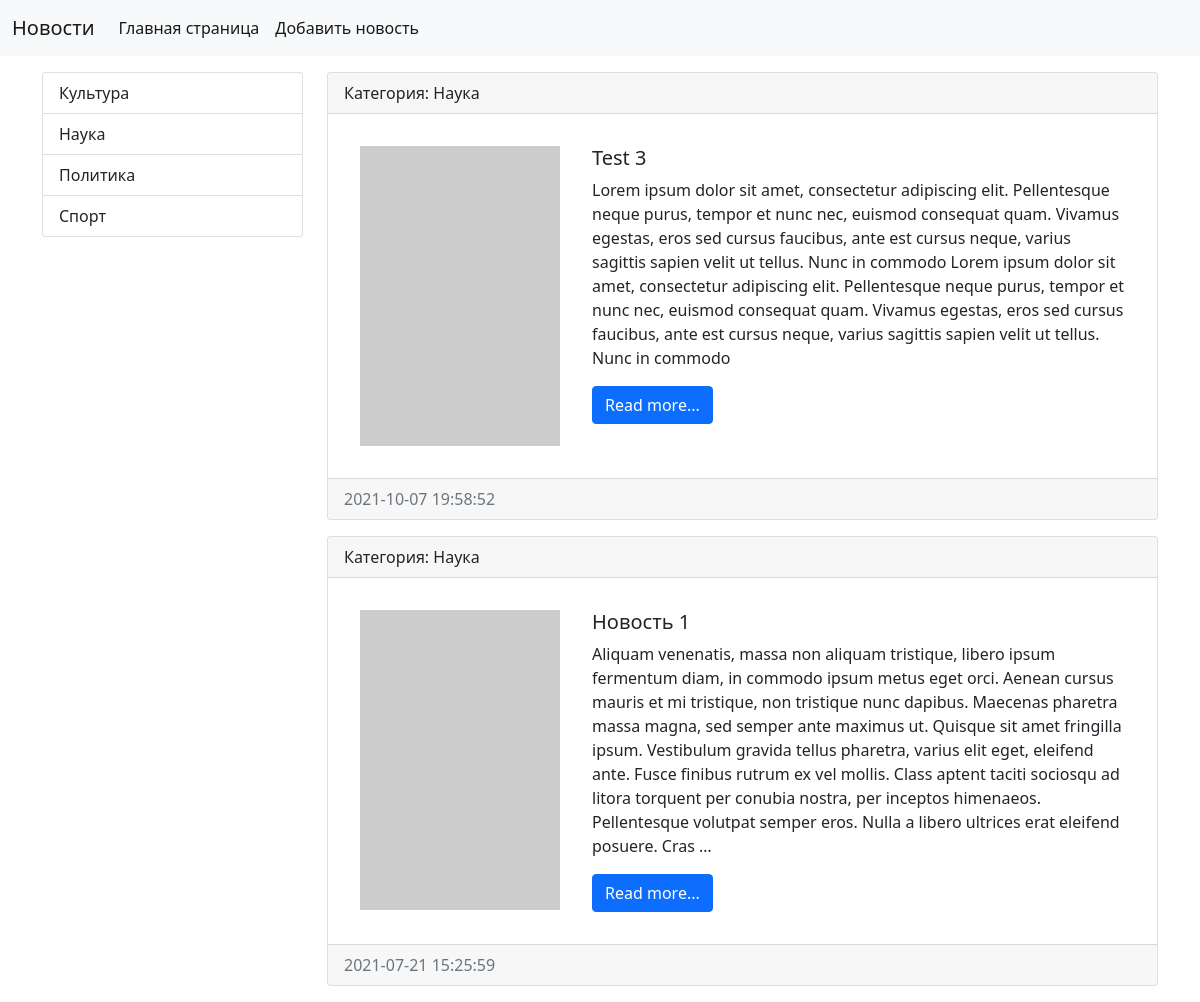
The app's page /category/4/ with its own data.
### news/models.py (models this page shows, shortened)
class Category(models.Model):
    slug = models.SlugField(blank=True, null=True)
    title = models.CharField(max_length=150, db_index=True, verbose_name='Наименование категории')
    def get_absolute_url(self):
        return reverse(viewname='category', kwargs={'category_id': self.pk})
    def __str__(self):
        return self.title
    class Meta:
        verbose_name = 'Категория'                   # название в админке
        verbose_name_plural = 'Категории'            # можественное название в админке
        ordering = ['title']

class News(models.Model):
    title = models.CharField(max_length=60, verbose_name='Наименование')
    content = models.TextField(blank=True, verbose_name='Контент')
    created_at = models.DateTimeField(auto_now_add=True, verbose_name='Дата создания')
    updated = models.DateTimeField(auto_now=True, verbose_name='Дата изменения')
    photo = models.ImageField(upload_to='photos/%Y/%m/%d/', blank=True, verbose_name='Фото')
    is_published = models.BooleanField(default=False, verbose_name='Опубликовано')
    category = models.ForeignKey('Category', on_delete=models.PROTECT, verbose_name='Категория')
    def get_absolute_url(self):
        return reverse('view_news', kwargs={'news_id': self.pk})
    class Meta:
        verbose_name = 'Новость'                     # название в админке
        verbose_name_plural = 'Новости'              # можественное название в админке
        ordering = ['-created_at', 'title']          # сортировка порядка новостей в админке, "-" обратный порядок

### news/views.py (the view)
# urls.py: path('category/<int:category_id>/', get_category, name='category'),
def get_category(request, category_id):
    news = News.objects.filter(category=category_id)
    category = Category.objects.get(id=category_id)
    return render(request, 'news/category.html', {'news': news, 'category': category})

### news/templatetags/news_tags.py (called while the page is built)
@register.inclusion_tag(filename='news/list_categories.html')
def show_categories():
    categories = Category.objects.all()
    return {'categories': categories}

### news/templates/news/category.html (shortened to what this page needs)
{% extends 'base.html' %}
{% block sidebar %}
    {% include 'inc/_sidebar.html' %}
{% endblock %}
{% block content %}
    {% for item in news %}
        <div class="card mb-3">
            <div class="card-header">
                Категория: {{ item.category }}
            </div>
            <div class="card-body">
                <div class="media d-flex flex-row justify-content-between">
                    <div class="photo-body m-3">
                        {% if item.photo %}
                            <img src="{{ item.photo.url }}" width="200" height="300" alt="">
                        {% else %}
                            <img src="https://picsum.photos/seed/picsum/200/300" alt="">
                        {% endif %}
                    </div>
                    <div class="media-body m-3">
                        <h5 class="card-title">{{ item.title }}</h5>
                        <p class="card-text"> {{ item.content|linebreaksbr|truncatewords:80 }}</p>
                        <a href="{{ item.get_absolute_url }}" class="btn btn-primary">Read more...</a>
                    </div>
                </div>
            </div>
            <div class="card-footer text-muted">
                {{ item.created_at|date:"Y-m-d H:i:s" }}
            </div>
        </div>
    {% endfor %}
{% endblock %}

### news/templates/news/list_categories.html
<div class="list-group">
    {% for category in categories %}
        <a href="{{ category.get_absolute_url }}" class="list-group-item list-group-item-action"> {{ category.title }}</a>
    {% endfor %}
</div>

### mysite/static/css/style.css (style rules this page uses)
body { background-color: #ffffff; }

### records on screen
Category: title "Культура"
Category: title "Наука"
Category: title "Политика"
Category: title "Спорт"
News: category "Наука", title "Test 3", content "Lorem ipsum dolor sit amet, consectetur adipiscing elit. Pellentesque neque purus, tempor et nunc nec, euismod consequat quam. Vivamus egestas, eros sed cursus faucibus, ante est cursus neque, varius sagittis sapien velit ut tellus. Nunc in commodo Lorem ipsum dolor sit amet, consectetur adipiscing elit. Pellentesque neque purus, tempor et nunc nec, euismod consequat quam. Vivamus egestas, eros sed cursus faucibus, ante est cursus neque, varius sagittis sapien velit ut tellus. Nunc in commodo", created_at "2021-10-07 19:58:52"
News: category "Наука", title "Новость 1", content "Aliquam venenatis, massa non aliquam tristique, libero ipsum fermentum diam, in commodo ipsum metus eget orci. Aenean cursus mauris et mi tristique, non tristique nunc dapibus. Maecenas pharetra massa magna, sed semper ante maximus ut. Quisque sit amet fringilla ipsum. Vestibulum gravida tellus pharetra, varius elit eget, eleifend ante. Fusce finibus rutrum ex vel mollis. Class aptent taciti sociosqu ad litora torquent per conubia nostra, per inceptos himenaeos. Pellentesque volutpat semper eros. Nulla a libero ultrices erat eleifend posuere. Cras …", created_at "2021-07-21 15:25:59"
